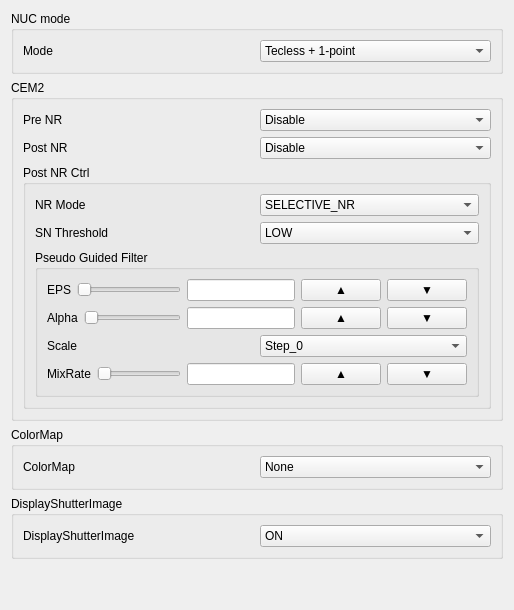
             <widget class="QWidget" name="tab_2">
              <attribute name="title">
               <string>Page2</string>
              </attribute>
              <layout class="QVBoxLayout" name="verticalLayout_9">
               <item>
                <widget class="QGroupBox" name="groupBox_NUC">
                 <property name="title">
                  <string>NUC mode</string>
                 </property>
                 <layout class="QVBoxLayout" name="_19">
                  <item>
                   <layout class="QHBoxLayout" name="_20">
                    <item>
                     <widget class="QLabel" name="label_14">
                      <property name="enabled">
                       <bool>true</bool>
                      </property>
                      <property name="sizePolicy">
                       <sizepolicy hsizetype="Minimum" vsizetype="Maximum">
                        <horstretch>0</horstretch>
                        <verstretch>0</verstretch>
                       </sizepolicy>
                      </property>
                      <property name="text">
                       <string>Mode</string>
                      </property>
                     </widget>
                    </item>
                    <item>
                     <widget class="QComboBox" name="comboBox_NucMode">
                      <item>
                       <property name="text">
                        <string>Tecless + 1-point</string>
                       </property>
                      </item>
                      <item>
                       <property name="text">
                        <string>1-point</string>
                       </property>
                      </item>
                      <item>
                       <property name="text">
                        <string>Tecless</string>
                       </property>
                      </item>
                     </widget>
                    </item>
                   </layout>
                  </item>
                 </layout>
                </widget>
               </item>
               <item>
                <widget class="QGroupBox" name="groupBox_2">
                 <property name="title">
                  <string>CEM2</string>
                 </property>
                 <layout class="QVBoxLayout" name="verticalLayout_12">
                  <item>
                   <layout class="QHBoxLayout" name="horizontalLayout_13">
                    <item>
                     <widget class="QLabel" name="label_17">
                      <property name="text">
                       <string>Pre NR</string>
                      </property>
                     </widget>
                    </item>
                    <item>
                     <widget class="QComboBox" name="comboBox_CEM_PreNr">
                      <item>
                       <property name="text">
                        <string>Disable</string>
                       </property>
                      </item>
                      <item>
                       <property name="text">
                        <string>Enable</string>
                       </property>
                      </item>
                     </widget>
                    </item>
                   </layout>
                  </item>
                  <item>
                   <layout class="QHBoxLayout" name="horizontalLayout_15">
                    <item>
                     <widget class="QLabel" name="label_18">
                      <property name="text">
                       <string>Post NR</string>
                      </property>
                     </widget>
                    </item>
                    <item>
                     <widget class="QComboBox" name="comboBox_CEM_PostNr">
                      <item>
                       <property name="text">
                        <string>Disable</string>
                       </property>
                      </item>
                      <item>
                       <property name="text">
                        <string>Enable</string>
                       </property>
                      </item>
                     </widget>
                    </item>
                   </layout>
                  </item>
                  <item>
                   <widget class="QGroupBox" name="groupBox_NR_Ctrl">
                    <property name="title">
                     <string>Post NR Ctrl</string>
                    </property>
                    <layout class="QVBoxLayout" name="verticalLayout_15">
                     <item>
                      <layout class="QHBoxLayout" name="horizontalLayout_17">
                       <item>
                        <widget class="QLabel" name="label_19">
                         <property name="text">
                          <string>NR Mode</string>
                         </property>
                        </widget>
                       </item>
                       <item>
                        <widget class="QComboBox" name="comboBox_NrMode">
                         <item>
                          <property name="text">
                           <string>SELECTIVE_NR</string>
                          </property>
                         </item>
                         <item>
                          <property name="text">
                           <string>PSEUDO_GUIDED</string>
                          </property>
                         </item>
                         <item>
                          <property name="text">
                           <string>FAST_GUIDED</string>
                          </property>
                         </item>
                         <item>
                          <property name="text">
                           <string>DDE_NR</string>
                          </property>
                         </item>
                         <item>
                          <property name="text">
                           <string>DDE_NR2</string>
                          </property>
                         </item>
                         <item>
                          <property name="text">
                           <string>DDE_NR3</string>
                          </property>
                         </item>
                         <item>
                          <property name="text">
                           <string>FAST_GUIDED2</string>
                          </property>
                         </item>
                        </widget>
                       </item>
                      </layout>
                     </item>
                     <item>
                      <layout class="QHBoxLayout" name="horizontalLayout_18">
                       <item>
                        <widget class="QLabel" name="label_20">
                         <property name="text">
                          <string>SN Threshold</string>
                         </property>
                        </widget>
                       </item>
                       <item>
                        <widget class="QComboBox" name="comboBox_NR_Threshold">
                         <item>
                          <property name="text">
                           <string>LOW</string>
                          </property>
                         </item>
                         <item>
                          <property name="text">
                           <string>MID</string>
                          </property>
                         </item>
                         <item>
                          <property name="text">
                           <string>HIGH</string>
                          </property>
                         </item>
                        </widget>
                       </item>
                      </layout>
                     </item>
                     <item>
                      <widget class="QGroupBox" name="groupBox_Pseudo">
                       <property name="title">
                        <string>Pseudo Guided Filter</string>
                       </property>
                       <layout class="QVBoxLayout" name="verticalLayout_14">
                        <item>
                         <layout class="QHBoxLayout" name="horizontalLayout_22">
                          <item>
                           <widget class="QLabel" name="label_23">
                            <property name="text">
                             <string>EPS</string>
                            </property>
                           </widget>
                          </item>
                          <item>
                           <widget class="QSlider" name="horizontalSlider_pgf_eps">
                            <property name="maximum">
                             <number>255</number>
                            </property>
                            <property name="pageStep">
                             <number>1</number>
                            </property>
                            <property name="orientation">
                             <enum>Qt::Horizontal</enum>
                            </property>
                           </widget>
                          </item>
                          <item>
                           <widget class="QLineEdit" name="lineEdit_pgf_eps"/>
                          </item>
                          <item>
                           <widget class="QPushButton" name="pushButton_pgf_eps_up">
                            <property name="text">
                             <string>▲</string>
                            </property>
                           </widget>
                          </item>
                          <item>
                           <widget class="QPushButton" name="pushButton_pgf_eps_down">
                            <property name="text">
                             <string>▼</string>
                            </property>
                           </widget>
                          </item>
                         </layout>
                        </item>
                        <item>
                         <layout class="QHBoxLayout" name="horizontalLayout_21">
                          <item>
                           <widget class="QLabel" name="label_22">
                            <property name="text">
                             <string>Alpha</string>
                            </property>
                           </widget>
                          </item>
                          <item>
                           <widget class="QSlider" name="horizontalSlider_pgf_alpha">
                            <property name="maximum">
                             <number>255</number>
                            </property>
                            <property name="pageStep">
                             <number>1</number>
                            </property>
                            <property name="orientation">
                             <enum>Qt::Horizontal</enum>
                            </property>
                           </widget>
                          </item>
                          <item>
                           <widget class="QLineEdit" name="lineEdit_pgf_alpha"/>
                          </item>
                          <item>
                           <widget class="QPushButton" name="pushButton_pgf_alpha_up">
                            <property name="text">
                             <string>▲</string>
                            </property>
                           </widget>
                          </item>
                          <item>
                           <widget class="QPushButton" name="pushButton_pgf_alpha_down">
                            <property name="text">
                             <string>▼</string>
                            </property>
                           </widget>
                          </item>
                         </layout>
                        </item>
                        <item>
                         <layout class="QHBoxLayout" name="horizontalLayout_25">
                          <item>
                           <widget class="QLabel" name="label_37">
                            <property name="text">
                             <string>Scale</string>
                            </property>
                           </widget>
                          </item>
                          <item>
                           <widget class="QComboBox" name="comboBox_postNrScale">
                            <item>
                             <property name="text">
                              <string>Step_0</string>
                             </property>
                            </item>
                            <item>
                             <property name="text">
                              <string>Step_1</string>
                             </property>
                            </item>
                            <item>
                             <property name="text">
                              <string>Step_2</string>
                             </property>
                            </item>
                            <item>
                             <property name="text">
                              <string>Step_3</string>
                             </property>
                            </item>
                           </widget>
                          </item>
                         </layout>
                        </item>
                        <item>
                         <layout class="QHBoxLayout" name="horizontalLayout_26">
                          <item>
                           <widget class="QLabel" name="label_38">
                            <property name="text">
                             <string>MixRate</string>
                            </property>
                           </widget>
                          </item>
                          <item>
                           <widget class="QSlider" name="horizontalSlider_postNrMixRate">
                            <property name="maximum">
                             <number>100</number>
                            </property>
                            <property name="orientation">
                             <enum>Qt::Horizontal</enum>
                            </property>
                           </widget>
                          </item>
                          <item>
                           <widget class="QLineEdit" name="lineEdit_postNr_MixRate"/>
                          </item>
                          <item>
                           <widget class="QPushButton" name="pushButton_postNr_MixRate_up">
                            <property name="text">
                             <string>▲</string>
                            </property>
                           </widget>
                          </item>
                          <item>
                           <widget class="QPushButton" name="pushButton_postNr_MixRate_down">
                            <property name="text">
                             <string>▼</string>
                            </property>
                           </widget>
                          </item>
                         </layout>
                        </item>
                       </layout>
                      </widget>
                     </item>
                    </layout>
                   </widget>
                  </item>
                 </layout>
                </widget>
               </item>
               <item>
                <widget class="QGroupBox" name="groupBox_ColorMap">
                 <property name="title">
                  <string>ColorMap</string>
                 </property>
                 <layout class="QVBoxLayout" name="_5">
                  <item>
                   <layout class="QHBoxLayout" name="_6">
                    <item>
                     <widget class="QLabel" name="label_5">
                      <property name="enabled">
                       <bool>true</bool>
                      </property>
                      <property name="sizePolicy">
                       <sizepolicy hsizetype="Minimum" vsizetype="Fixed">
                        <horstretch>0</horstretch>
                        <verstretch>0</verstretch>
                       </sizepolicy>
                      </property>
                      <property name="minimumSize">
                       <size>
                        <width>0</width>
                        <height>20</height>
                       </size>
                      </property>
                      <property name="text">
                       <string>ColorMap</string>
                      </property>
                     </widget>
                    </item>
                    <item>
                     <widget class="QComboBox" name="comboBox_ColorMap">
                      <item>
                       <property name="text">
                        <string>None</string>
                       </property>
                      </item>
                      <item>
                       <property name="text">
                        <string>Fever</string>
                       </property>
                      </item>
                      <item>
                       <property name="text">
                        <string>Inspect</string>
                       </property>
                      </item>
                      <item>
                       <property name="text">
                        <string>Contrast</string>
                       </property>
                      </item>
                      <item>
                       <property name="text">
                        <string>Lifeinred</string>
                       </property>
                      </item>
                      <item>
                       <property name="text">
                        <string>Serenity</string>
                       </property>
                      </item>
                      <item>
                       <property name="text">
                        <string>Tracker</string>
                       </property>
                      </item>
                      <item>
                       <property name="text">
                        <string>Jet</string>
                       </property>
                      </item>
                      <item>
                       <property name="text">
                        <string>BlackHot</string>
                       </property>
                      </item>
                     </widget>
                    </item>
                   </layout>
                  </item>
                 </layout>
                </widget>
               </item>
               <item>
                <widget class="QGroupBox" name="groupBox_DisplayShutterImage">
                 <property name="title">
                  <string>DisplayShutterImage</string>
                 </property>
                 <layout class="QVBoxLayout" name="_7">
                  <item>
                   <layout class="QHBoxLayout" name="_8">
                    <item>
                     <widget class="QLabel" name="label_12">
                      <property name="enabled">
                       <bool>true</bool>
                      </property>
                      <property name="sizePolicy">
                       <sizepolicy hsizetype="Minimum" vsizetype="Fixed">
                        <horstretch>0</horstretch>
                        <verstretch>0</verstretch>
                       </sizepolicy>
                      </property>
                      <property name="minimumSize">
                       <size>
                        <width>0</width>
                        <height>20</height>
                       </size>
                      </property>
                      <property name="text">
                       <string>DisplayShutterImage</string>
                      </property>
                     </widget>
                    </item>
                    <item>
                     <widget class="QComboBox" name="comboBox_DisplayShutterImage">
                      <item>
                       <property name="text">
                        <string>ON</string>
                       </property>
                      </item>
                      <item>
                       <property name="text">
                        <string>OFF</string>
                       </property>
                      </item>
                     </widget>
                    </item>
                   </layout>
                  </item>
                 </layout>
                </widget>
               </item>
               <item>
                <spacer name="verticalSpacer_3">
                 <property name="orientation">
                  <enum>Qt::Vertical</enum>
                 </property>
                 <property name="sizeHint" stdset="0">
                  <size>
                   <width>20</width>
                   <height>40</height>
                  </size>
                 </property>
                </spacer>
               </item>
              </layout>
             </widget>
